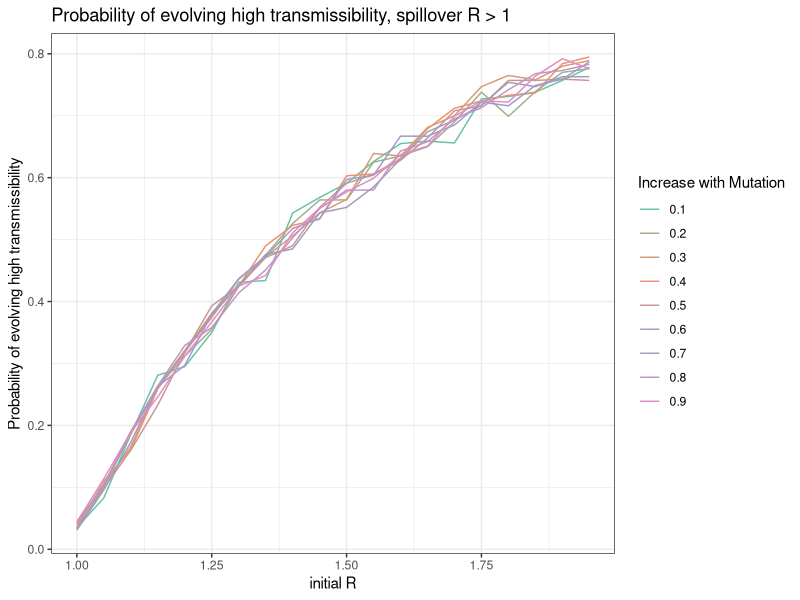
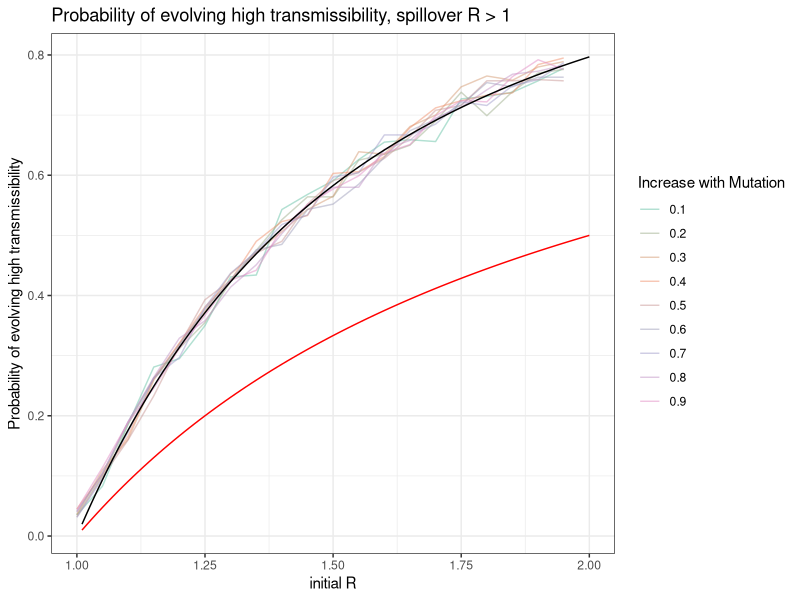
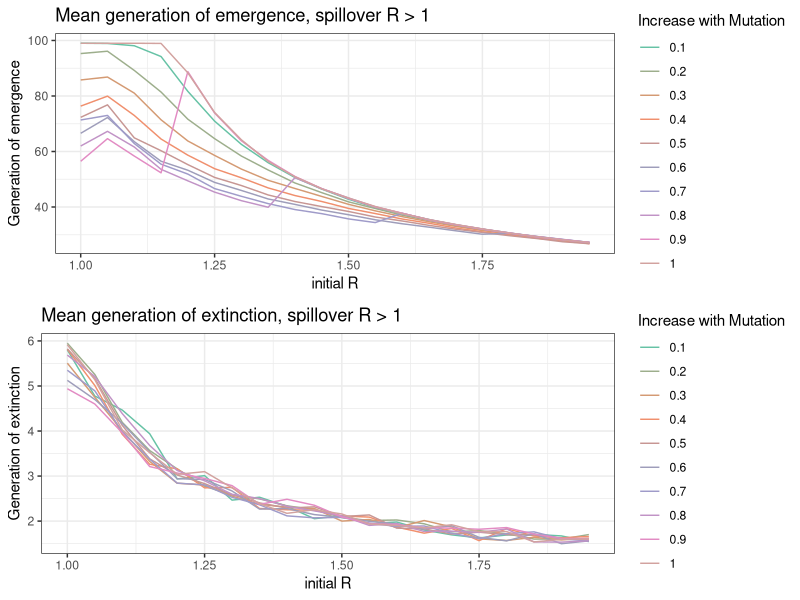
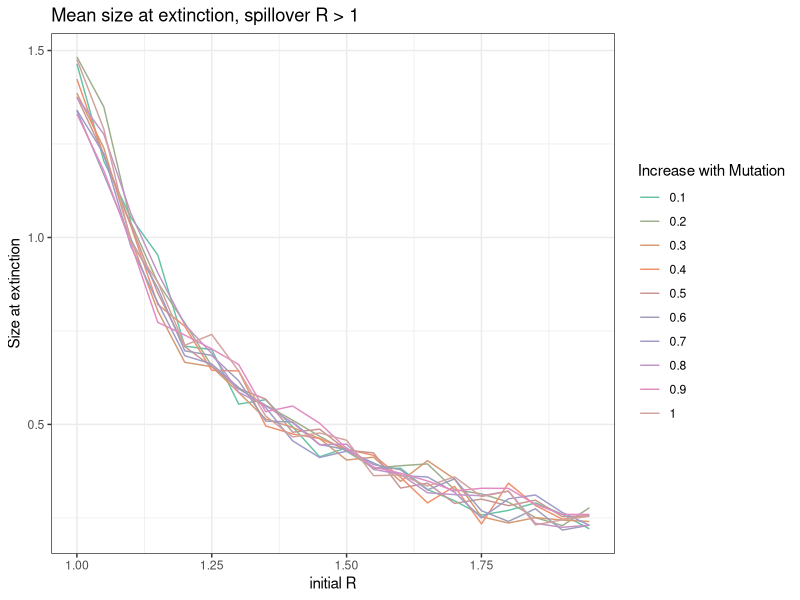
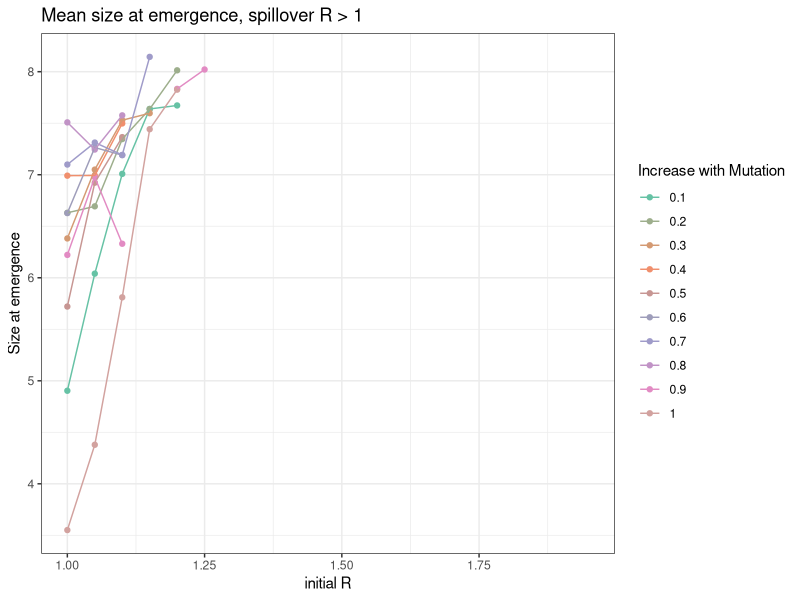
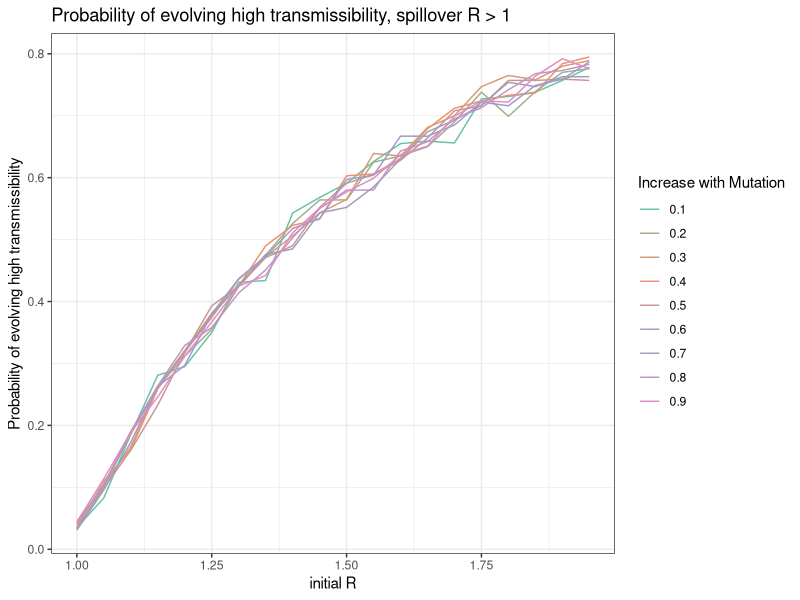
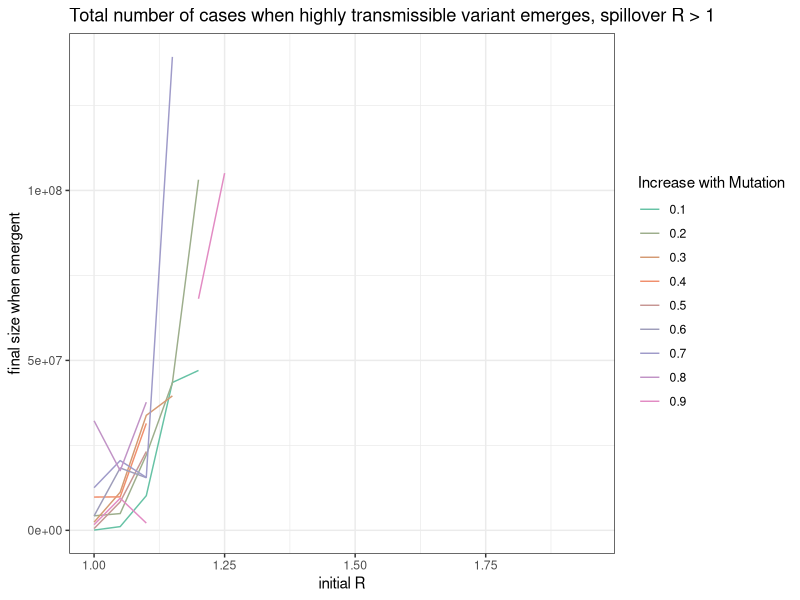
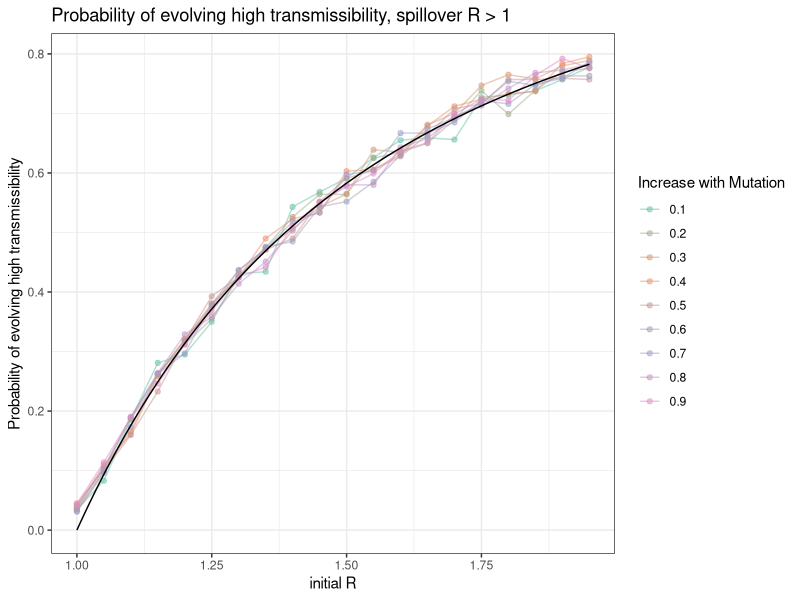

These charts were generated, in order, by the following R code:
## ---- chunk 1
# load libraries 
library(ggplot2) #for plotting
library(here) #for easy local path referencing
library(tidyverse) #for easy manipulation of data structures
library(RColorBrewer) #for colors
library(gridExtra) #for plotting multiple plots in one figure
library(nleqslv)

# colors for plotting
num_cols = 20
my.colors = colorRampPalette(brewer.pal(n = 8, name = "Set2"))(num_cols)
## ---- chunk 2
results = read.csv(here("code", "project", "R greater than 1", "python simulations", "output2.csv"))
## ---- chunk 3
# plot probability of evolution to high R
plot = ggplot() +
  geom_line(data = results %>% filter(deltaR != 1), aes(x = Rwt, y = pEmergent, group = factor(deltaR), col = factor(deltaR))) +
  theme_bw() +
  scale_color_manual(values = my.colors) +
  labs(x = "initial R", y = "Probability of evolving high transmissibility", col = "Increase with Mutation", title = "Probability of evolving high transmissibility, spillover R > 1")

plot
## ---- chunk 4
#nonlinear equation solver to solve for fixed point of the generating function for the branching process

## define branching process generating function for offspring distribution
bp_singletype = function(x) {y = exp(Rwt*(x-1)) - x} #fixed point solution will be this function set to 0

## define initial conditions 
init = 1 #start with single spillover infection meep meep

## start fixed point guess
xstart = 0.5 #50 percent will go extinct so lets see

## solve for non extinction probability (1-Pextinction)
non_extinction = function(Rwt) {
  Rwt = Rwt #set Rwt
  return(1 - nleqslv(xstart, bp_singletype, method="Newton", global="none", control=list(trace=1,stepmax=2))$x) #solve for nonextinction probability
  }

# solve to plot
rwt = seq(1.01, 2, by = 0.01)
pNE = NaN
for(i in 1:length(rwt)){
  Rwt = rwt[i]
  pNE[i] = non_extinction(Rwt)
}

#solve 1-1/r0 
ap = 1-(1/rwt)

## ---- chunk 5
# plot probability of evolution to high R
plot = ggplot() +
  geom_line(data = results %>% filter(deltaR != 1), aes(x = Rwt, y = pEmergent, group = factor(deltaR), col = factor(deltaR)), alpha = 0.5) +
  geom_line(aes(x = rwt, y = pNE)) +
  geom_line(aes(x=rwt, y = ap), col = "red") +
  theme_bw() +
  scale_color_manual(values = my.colors) +
  labs(x = "initial R", y = "Probability of evolving high transmissibility", col = "Increase with Mutation", title = "Probability of evolving high transmissibility, spillover R > 1")

plot
## ---- chunk 6
plot2 = ggplot() +
  geom_line(data = results, aes(x = Rwt, y = Emergent_generation, group = factor(deltaR), col = factor(deltaR))) +
  theme_bw() +
  scale_color_manual(values = my.colors) +
  labs(x = "initial R", y = "Generation of emergence", col = "Increase with Mutation", title = "Mean generation of emergence, spillover R > 1")

plot3 = ggplot() +
  geom_line(data = results, aes(x = Rwt, y = Extinct_generation, group = factor(deltaR), col = factor(deltaR))) +
  theme_bw() +
  scale_color_manual(values = my.colors) +
  labs(x = "initial R", y = "Generation of extinction", col = "Increase with Mutation", title = "Mean generation of extinction, spillover R > 1")

grid.arrange(plot2,plot3)
## ---- chunk 7
plot4 = ggplot() +
  geom_line(data = results, aes(x = Rwt, y = log10(Extinct_size), group = factor(deltaR), col = factor(deltaR))) +
  theme_bw() +
  scale_color_manual(values = my.colors) +
  labs(x = "initial R", y = "Size at extinction", col = "Increase with Mutation", title = "Mean size at extinction, spillover R > 1")

plot4
## ---- chunk 8
plot5 = ggplot() +
  geom_point(data = results, aes(x = Rwt, y = log10(Emergent_size), group = factor(deltaR), col = factor(deltaR))) +
  geom_line(data = results, aes(x = Rwt, y = log10(Emergent_size), group = factor(deltaR), col = factor(deltaR))) +
  theme_bw() +
  scale_color_manual(values = my.colors) +
  labs(x = "initial R", y = "Size at emergence", col = "Increase with Mutation", title = "Mean size at emergence, spillover R > 1")

plot5

## ---- chunk 9
results2 = read.csv(here("code", "project", "R greater than 1", "python simulations", "output2.csv"))

## ---- chunk 10
# plot probability of evolution to high R
plot = ggplot() +
  geom_line(data = results2 %>% filter(deltaR != 1), aes(x = Rwt, y = pEmergent, group = factor(deltaR), col = factor(deltaR))) +
  theme_bw() +
  scale_color_manual(values = my.colors) +
  labs(x = "initial R", y = "Probability of evolving high transmissibility", col = "Increase with Mutation", title = "Probability of evolving high transmissibility, spillover R > 1")

plot
## ---- chunk 11
#nonlinear equation solver to solve for fixed point of the generating function for the branching process
# solve to plot
rwt = seq(range(results2$Rwt)[1], range(results2$Rwt)[2], by = diff(range(results2$Rwt))/nrow(results2))
pNE = NaN
for(i in 1:length(rwt)){
  Rwt = rwt[i]
  pNE[i] = non_extinction(Rwt)
}

## ---- chunk 12
# plot probability of evolution to high R
plot = ggplot() +
  geom_line(data = results2 %>% filter(deltaR != 1), aes(x = Rwt, y = pEmergent, group = factor(deltaR), col = factor(deltaR)), alpha = 0.5) +
  geom_point(data = results2 %>% filter(deltaR != 1), aes(x = Rwt, y = pEmergent, group = factor(deltaR), col = factor(deltaR)), alpha = 0.5) +
  geom_line(aes(x = rwt, y = pNE)) +
  theme_bw() +
  scale_color_manual(values = my.colors) +
  labs(x = "initial R", y = "Probability of evolving high transmissibility", col = "Increase with Mutation", title = "Probability of evolving high transmissibility, spillover R > 1")

#save
file = here("results", "analysis", "R greater than 1", "fig_P_evolution_smallR.png")
ggsave(filename = file, plot = plot)
## ---- chunk 13
plot = ggplot() + 
  geom_line(data = results2 %>% filter(deltaR != 1), aes(x = Rwt, y = Emergent_size, group = factor(deltaR), col = factor(deltaR))) +
  theme_bw() +
  scale_color_manual(values = my.colors) +
  labs(x = "initial R", y = "final size when emergent", col = "Increase with Mutation", title = "Total number of cases when highly transmissible variant emerges, spillover R > 1")

plot
## ---- chunk 14
######## evenly dispersed distribution described by generating functions for secondary cases
pEmergence_supercrit_deltaR = function(delta_R, mu, R_wt, R_adapted) {
  ### calculate number of variants
  m = ceiling(((3 + 10^-12) - R_wt)/delta_R) + 1  #number of types in the branching process #note that we need a slight overshoot of R0 = 1 to get supercritical
  
  ### define R0 vector 
  R0 = R_wt + (delta_R)*(0:(m-1))  # add the changes from wtR0 to give R0 of each variant
  R0[m] = R_adapted #final R0 >> 1 to account for differences in emergence probabilities arising from final R0
  
  ### define probability of emergence
  prob_emergence = function(qs,init) {1 - prod(qs^init)} # 1 - product of the probabilities of extinction for each starting lineage
  
  ### define fixed point equations from PGFs
  ## system of nl equations to solve
  multi_mut <- function(x) { # for poisson dist. the mean is R_0 and the generating function is exp(R0(s -1))
    y <- numeric(m)
    for(i in 1:(m-1)){
      y[i] = exp(-(1-mu)*(R0[i])*(1-x[i]))*exp(-mu*R0[i]*(1-x[i+1])) - x[i] # fixed point from probability generating function 
    }
    y[m] = exp(-R0[m]*(1-x[m])) - x[m] # can only make type m, regardless of mutation. 
    y
  }
  
  ### define initial conditions
  init = rep(0, m) #start the initial number of cases of each type to 0 
  init[1] = 1 #except for 1 case of the starting type
  
  ### define initial guess for fixed point vector
  xstart = rep(0,m) #easiest to set all probs to 0
  xstart[1] = 0 #except for the prob of a linneage started by our 1 starting case type 1
  
  ### solve for fixed points
  # newton start
  qs = nleqslv(xstart, multi_mut, method="Newton", global="none", control=list(trace=1,stepmax=2))$x #solve system of nonlinear equations for fixed point
  
  # solve for prob.emergence
  prob.emergence = prob_emergence(qs = qs, init = init) #solve for 1-sum(q_i^init(i)) - should be q_1^1 for a single starting case of type 1 
  
  return(prob.emergence) 
}


## ---- chunk 15
### non-extinction of Rwt approximation 
rwt = seq(range(results2$Rwt)[1], range(results2$Rwt)[2], by = diff(range(results2$Rwt))/nrow(results2))
delta_Rs = unique(results2$deltaR)

### solve for non-extinction probabilities
pNE_multitype = sapply(delta_Rs, function(y) {
  sapply(rwt, function(x) {pEmergence_supercrit_deltaR(delta_R = y, mu = 10^-3, R_wt = x, R_adapted = 10000)})
  }
) %>%
  as.data.frame()

# add wildtype Rs and change the column names
pNE_multitype = cbind(rwt, pNE_multitype) %>% as.data.frame() #add a column for wildtype Rs
colnames(pNE_multitype) = c("R_wt", as.character(delta_Rs)) # add column names for referencing

# finally pivot to longform
pNE_multitype = pNE_multitype %>% pivot_longer(
  cols = !R_wt,
  names_to = "delta_R",
  values_to = "pNE_mtbp"
)
## ---- chunk 16
# plot probability of evolution to high R
plot = ggplot() +
  geom_point(data = results2 %>% filter(deltaR != 1), aes(x = Rwt, y = pEmergent, group = factor(deltaR), col = factor(deltaR)), alpha = 0.5) +
  geom_line(aes(x = rwt, y = pNE)) +
  geom_line(data = pNE_multitype, aes(x = R_wt, y = pNE_mtbp, group = delta_R, col = delta_R), linetype = "dotted") +
  theme_bw() +
  scale_color_manual(values = my.colors) +
  labs(x = "initial R", y = "Probability of evolving high transmissibility", col = "Increase with Mutation", title = "Probability of evolving high transmissibility, spillover R > 1")

#save
file = here("results", "analysis", "R greater than 1", "fig_P_evolution_smallR.png")
ggsave(filename = file, plot = plot)

## ---- chunk 17
pEmergence_supercrit_deltaR = function(delta_R, mu, R_wt, R_adapted) {
  m = ceiling((log10(3) - log10(R_wt))/log10(1+delta_R)) + 1 #number of types in the branching process #note that we need a slight overshoot of R0 = 1 to get supercritical
  
  ### define R0 vector 
  R0 = R_wt*(1+delta_R)^(0:(m-1))  # add the changes from wtR0 to give R0 of each variant
  R0[m] = R_adapted #final R0 >> 1 to account for differences in emergence probabilities arising from final R0
  
  

  ### define probability of emergence
  prob_emergence = function(qs,init) {1 - prod(qs^init)} # 1 - product of the probabilities of extinction for each starting lineage
  
  ### define fixed point equations from PGFs
  ## system of nl equations to solve
  multi_mut <- function(x) { # for poisson dist. the mean is R_0 and the generating function is exp(R0(s -1))
    y <- numeric(m)
    for(i in 1:(m-1)){
      y[i] = exp(-(1-mu)*(R0[i])*(1-x[i]))*exp(-mu*R0[i]*(1-x[i+1])) - x[i] # fixed point from probability generating function 
    }
    y[m] = exp(-R0[m]*(1-x[m])) - x[m] # can only make type m, regardless of mutation. 
    y
  }
  
  ### define initial conditions
  init = rep(0, m) #start the initial number of cases of each type to 0 
  init[1] = 1 #except for 1 case of the starting type
  
  ### define initial guess for fixed point vector
  xstart = rep(0,m) #easiest to set all probs to 0
  xstart[1] = 0 #except for the prob of a linneage started by our 1 starting case type 1
  
  ### solve for fixed points
  # newton start
  qs = nleqslv(xstart, multi_mut, method="Newton", global="none", control=list(trace=1,stepmax=2))$x #solve system of nonlinear equations for fixed point
  
  # solve for prob.emergence
  prob.emergence = prob_emergence(qs = qs, init = init) #solve for 1-sum(q_i^init(i)) - should be q_1^1 for a single starting case of type 1 
  
  return(prob.emergence) 
}
## ---- chunk 18
results5 = read.csv(here("code", "project", "R greater than 1", "python simulations", "output5.csv"))
## ---- chunk 19
### non-extinction of Rwt approximation 
rwt = seq(range(results5$Rwt)[1], range(results5$Rwt)[2], by = diff(range(results5$Rwt))/nrow(results5))
delta_Rs = unique(results5$deltaR)

### solve for non-extinction probabilities
pNE_multitype = sapply(delta_Rs, function(y) {
  sapply(rwt, function(x) {pEmergence_supercrit_deltaR(delta_R = y, mu = 10^-3, R_wt = x, R_adapted = 10000)})
  }
) %>%
  as.data.frame()

# add wildtype Rs and change the column names
pNE_multitype = cbind(rwt, pNE_multitype) %>% as.data.frame() #add a column for wildtype Rs
colnames(pNE_multitype) = c("R_wt", as.character(delta_Rs)) # add column names for referencing

# finally pivot to longform
pNE_multitype = pNE_multitype %>% pivot_longer(
  cols = !R_wt,
  names_to = "delta_R",
  values_to = "pNE_mtbp"
)
## ---- chunk 20
plot = ggplot() +
  geom_point(data = results5, aes(x = Rwt, y = (pEmergent), group = factor(deltaR), col = factor(deltaR)), alpha = 0.5) +
  geom_line(data = pNE_multitype, aes(x = R_wt, y = (pNE_mtbp), group = delta_R, col = delta_R), linetype = "dotted") +
  theme_bw() +
  scale_color_manual(values = my.colors) +
  labs(x = "initial R", y = "Probability of evolving R > 3", col = "Increase with Mutation", title = "Probability of evolving high transmissibility, spillover R > 1")

#save
file = here("results", "analysis", "R greater than 1", "fig_P_evolution_smallR_proportional.png")
ggsave(filename = file, plot = plot)
